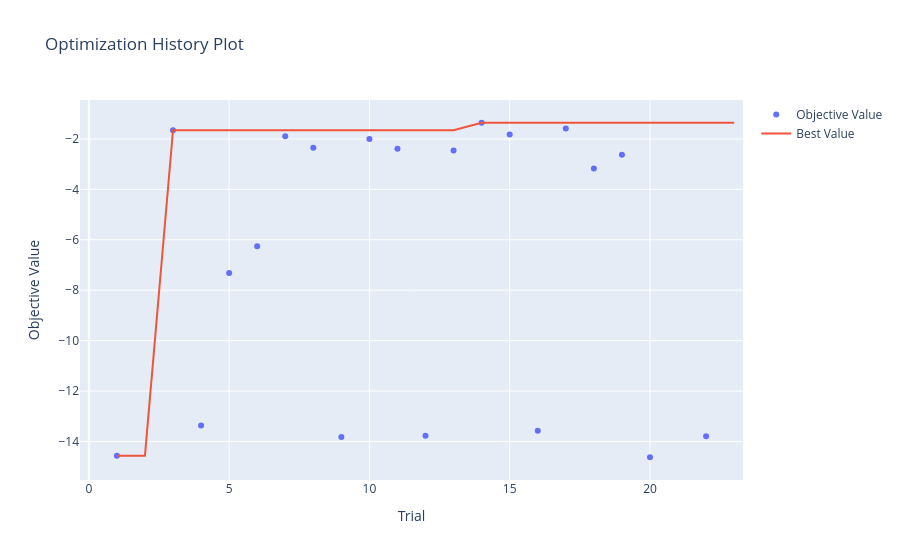
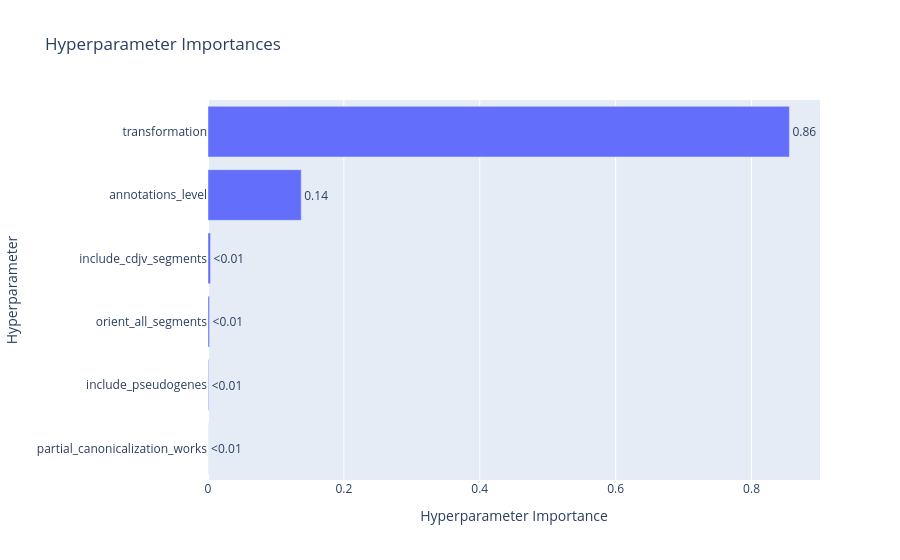

These figures' notebook cell, in order:
### Code cell
from optuna.visualization import (
    plot_optimization_history,
    plot_param_importances,
)
import optuna

study = optuna.load_study(study_name="phase_1", storage="sqlite:///../../outputs/hpo/phase_1/optuna.db")
plot_optimization_history(study).show()
plot_param_importances(study).show()
print(study.best_params)

### Figure 1 — Plotly figure (JSON) as saved in the notebook; plotly's stock layout.template omitted (floating-point values rounded to 4 significant figures)
{"data": [{"mode": "markers", "name": "Objective Value", "type": "scatter", "x": [1, 3, 4, 5, 6, 7, 8, 9, 10, 11, 12, 13, 14, 15, 16, 17, 18, 19, 20, 22], "y": [-14.56, -1.653, -13.37, -7.32, -6.254, -1.891, -2.347, -13.82, -2.004, -2.39, -13.78, -2.463, -1.358, -1.826, -13.57, -1.586, -3.17, -2.628, -14.63, -13.8]}, {"mode": "lines", "name": "Best Value", "type": "scatter", "x": [0, 1, 2, 3, 4, 5, 6, 7, 8, 9, 10, 11, 12, 13, 14, 15, 16, 17, 18, 19, 20, 21, 22, 23], "y": [null, -14.56, -14.56, -1.653, -1.653, -1.653, -1.653, -1.653, -1.653, -1.653, -1.653, -1.653, -1.653, -1.653, -1.358, -1.358, -1.358, -1.358, -1.358, -1.358, -1.358, -1.358, -1.358, -1.358]}, {"marker": {"color": "#cccccc"}, "mode": "markers", "name": "Infeasible Trial", "showlegend": false, "type": "scatter", "x": [], "y": []}], "layout": {"title": {"text": "Optimization History Plot"}, "xaxis": {"title": {"text": "Trial"}}, "yaxis": {"title": {"text": "Objective Value"}}}}

### Figure 2 — Plotly figure (JSON) as saved in the notebook; plotly's stock layout.template omitted (floating-point values rounded to 4 significant figures)
{"data": [{"cliponaxis": false, "hovertemplate": ["partial_canonicalization_works (CategoricalDistribution): 0.00013293033716162874<extra></extra>", "include_pseudogenes (CategoricalDistribution): 0.0009480137060623277<extra></extra>", "orient_all_segments (CategoricalDistribution): 0.002264035957744181<extra></extra>", "include_cdjv_segments (CategoricalDistribution): 0.003709646142010858<extra></extra>", "annotations_level (CategoricalDistribution): 0.1372272615765394<extra></extra>", "transformation (CategoricalDistribution): 0.8557181122804817<extra></extra>"], "name": "Objective Value", "orientation": "h", "text": ["<0.01", "<0.01", "<0.01", "<0.01", "0.14", "0.86"], "textposition": "outside", "type": "bar", "x": [0.0001329, 0.000948, 0.002264, 0.00371, 0.1372, 0.8557], "y": ["partial_canonicalization_works", "include_pseudogenes", "orient_all_segments", "include_cdjv_segments", "annotations_level", "transformation"]}], "layout": {"title": {"text": "Hyperparameter Importances"}, "xaxis": {"title": {"text": "Hyperparameter Importance"}}, "yaxis": {"title": {"text": "Hyperparameter"}}}}
